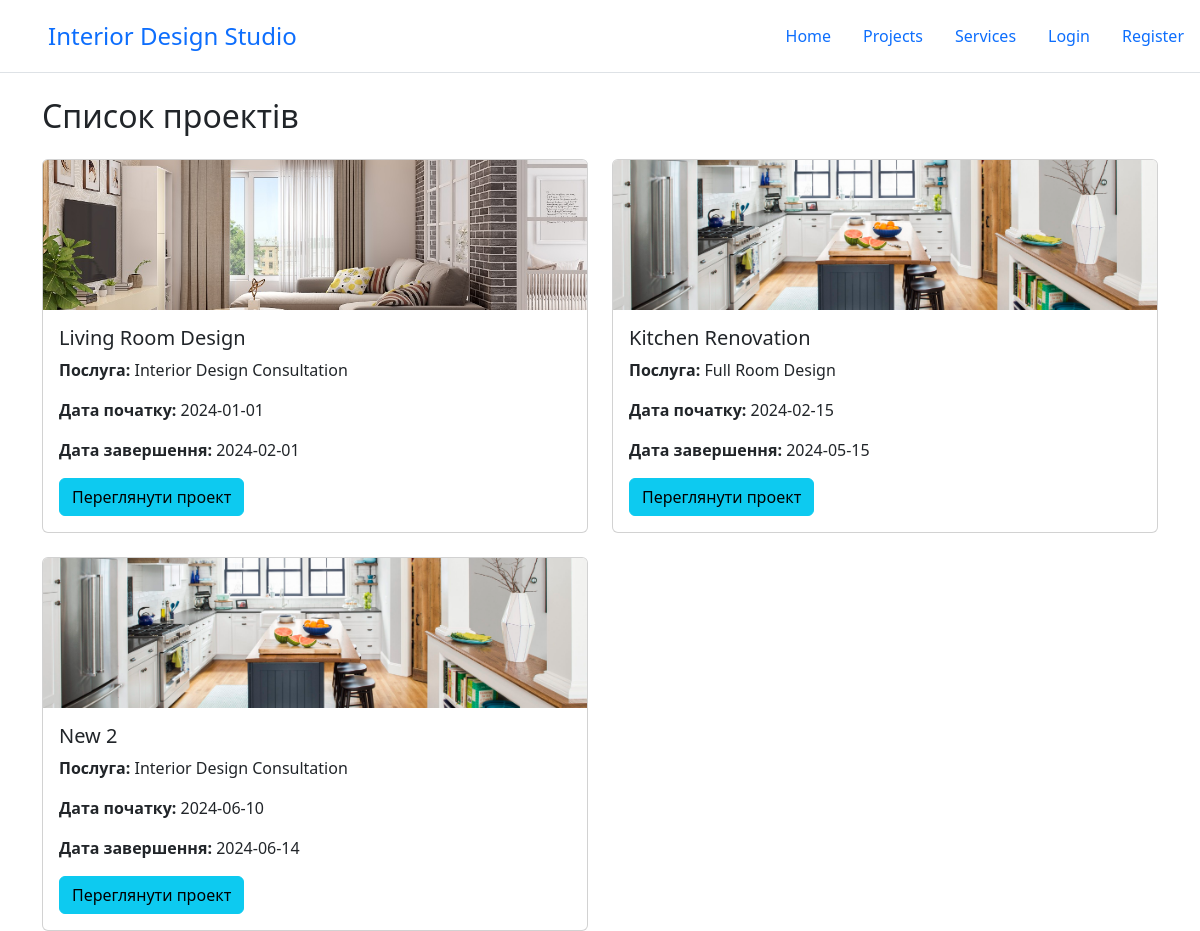
Screenshot of /InteriorDesignStudio/Project/list with the database file from the repository.
### tables this page shows
CREATE TABLE `Projects` (
  `ProjectID` int(11) NOT NULL,
  `CreatorID` int(11) DEFAULT NULL,
  `ClientID` int(11) DEFAULT NULL,
  `ServiceID` int(11) DEFAULT NULL,
  `ProjectName` varchar(100) NOT NULL,
  `StartDate` date DEFAULT NULL,
  `EndDate` date DEFAULT NULL,
  `Status` varchar(50) DEFAULT NULL,
  `Budget` decimal(10,2) DEFAULT NULL,
  `PhotoPath` varchar(255) DEFAULT NULL
);

CREATE TABLE `Services` (
  `ServiceID` int(11) NOT NULL,
  `ServiceName` varchar(100) NOT NULL,
  `Description` text,
  `Price` decimal(10,2) NOT NULL
);

### InteriorDesignStudio/InteriorDesignStudio/core/Template.php (called while the page is built, shortened)
<?php
class Template
{
    protected $path;
    public function __construct($path)
    {
        $this->path = $path;
    }
    public function getHTML() {
        include($this->path);
        $html = ob_get_contents();
        return $html;
    }
}

### InteriorDesignStudio/InteriorDesignStudio/core/Controller.php (called while the page is built, shortened)
<?php
class Controller
{
    public function render($viewPath = null, $params = null) {
        $tpl = new Template($viewPath);
        if (!empty($params))
            $tpl->setParams($params);
        return $tpl->getHTML();
    }
}

### InteriorDesignStudio/InteriorDesignStudio/controllers/ProjectController.php (called while the page is built, shortened)
<?php
class ProjectController extends Controller
{
    public function listAction()
    {
        $projects = Project::getProjects();
        return $this->render('views/project/list.php', ['projects' => $projects]);
    }
}

### InteriorDesignStudio/index.php (called while the page is built, shortened)
<?php
spl_autoload_register(function ($className) {
    $path = $className . '.php';
});
$core = core\Core::getInstance();
$core->Initialize();
$core->Run();
$core->Done();

### InteriorDesignStudio/InteriorDesignStudio/models/Project.php (called while the page is built, shortened)
<?php
class Project
{
    protected static $tableName = 'Projects';
    public static function getProjects()
    {
        $fields = [
            'Projects.ProjectID',
            'Projects.ProjectName',
            'Projects.StartDate',
            'Projects.EndDate',
            'Projects.Status',
            'Projects.Budget',
            'Projects.PhotoPath',
            'UsersCreator.Username AS CreatorUsername',
            'UsersClient.Username AS ClientUsername',
            'Services.ServiceName'
        ];
        $joinArray = [
            [
                'table' => 'Users AS UsersCreator',
                'on' => 'Projects.CreatorID = UsersCreator.UserID',
                'type' => 'LEFT'
            ],
            [
                'table' => 'Users AS UsersClient',
                'on' => 'Projects.ClientID = UsersClient.UserID',
                'type' => 'LEFT'
            ],
            [
                'table' => 'Services',
                'on' => 'Projects.ServiceID = Services.ServiceID',
                'type' => 'LEFT'
            ]
        ];
        return \core\Core::getInstance()->db->selectWithJoin(self::$tableName, $fields, $joinArray);
    }
}

### InteriorDesignStudio/InteriorDesignStudio/core/DB.php (called while the page is built, shortened)
<?php
class DB
{
    protected $pdo;
    public function __construct($hostname, $login, $password, $database) {
        $this->pdo = new \PDO("mysql: host={$hostname};dbname={$database}",
            $login, $password);
    }
    public function selectWithJoin(string $tableName, $fieldsList = "*", $joinArray = [], $conditionArray = null) {
        if (is_array($fieldsList))
            $fieldsListString = implode(', ', $fieldsList);
        $joinPartString = "";
        if (!empty($joinArray)) {
            foreach ($joinArray as $join) {
                $joinType = isset($join['type']) ? $join['type'] : 'INNER';
                $joinPartString .= " {$joinType} JOIN {$join['table']} ON {$join['on']} ";
            }
        }
        $wherePartString = "";
        $res = $this->pdo->prepare(
            "SELECT {$fieldsListString} FROM {$tableName} {$joinPartString} {$wherePartString}");
        $res->execute($conditionArray);
        return $res->fetchAll(\PDO::FETCH_ASSOC);
    }
}

### InteriorDesignStudio/InteriorDesignStudio/models/User.php (called while the page is built, shortened)
<?php
class User
{
    public static function isUserAuthenticated() {
        return isset($_SESSION['user']);
    }
}

### InteriorDesignStudio/views/project/list.php (the view, shortened to what this page needs)
<h2 class="mb-4">Список проектів</h2>
<div class="row row-cols-1 row-cols-md-2 g-4 mb-3">
    <?php foreach ($projects as $project): ?>
        <div class="col">
            <div class="card h-100">
                <img src="/files/projects/<?= htmlspecialchars($project['PhotoPath']) ?>" class="card-img-top" alt="<?= htmlspecialchars($project['ProjectName']) ?>" style="max-height: 150px; object-fit: cover;">
                <div class="card-body">
                    <h5 class="card-title"><?= htmlspecialchars($project['ProjectName']) ?></h5>
                    <p class="card-text"><strong>Послуга:</strong> <?= htmlspecialchars($project['ServiceName']) ?></p>
                    <p class="card-text"><strong>Дата початку:</strong> <?= htmlspecialchars($project['StartDate']) ?></p>
                    <p class="card-text"><strong>Дата завершення:</strong> <?= htmlspecialchars($project['EndDate']) ?></p>
                    <a href="/project/view/<?= $project['ProjectID'] ?>" class="btn btn-info">Переглянути проект</a>
                </div>
            </div>
        </div>
    <?php endforeach; ?>
</div>

### InteriorDesignStudio/themes/light/layout.php (shortened to what this page needs)
<?php
$user = User::isUserAuthenticated() ? User::getCurrentAuthenticatedUser() : null;
?>
<!doctype html>
<html lang="en">
<head>
    <link href="https://cdn.jsdelivr.net/npm/bootstrap@5.2.3/dist/css/bootstrap.min.css" rel="stylesheet">
    <link rel="stylesheet" href="/themes/light/css/style.css" />
</head>
<body>
<header class="d-flex flex-wrap justify-content-between py-3 mb-4 border-bottom">
<a href="/" class="d-flex align-items-center mb-3 mb-md-0 me-md-auto link-body-emphasis text-decoration-none">
        <svg class="bi me-2" width="40" height="32"><use xlink:href="#bootstrap"></use></svg>
        <span class="fs-4">Interior Design Studio</span>
      </a>
    <ul class="nav nav-pills">
        <li class="nav-item"><a href="/" class="nav-link <?= $title === 'Home' ? 'active' : '' ?>">Home</a></li>
        <li class="nav-item"><a href="/Project/list" class="nav-link <?= $title === 'Features' ? 'active' : '' ?>">Projects</a></li>
        <li class="nav-item"><a href="/services/list" class="nav-link <?= $title === 'Pricing' ? 'active' : '' ?>">Services</a></li>
        <?php if ($user): ?>
            <li class="nav-item"><a href="/user/profile" class="nav-link">Welcome, <?= htmlspecialchars(User::getFullName($user)) ?></a></li>
            <li class="nav-item"><a href="/user/logout" class="nav-link">Logout</a></li>
        <?php else: ?>
            <li class="nav-item"><a href="/user/login" class="nav-link">Login</a></li>
            <li class="nav-item"><a href="/user/register" class="nav-link">Register</a></li>
        <?php endif; ?>
    </ul>
</header>
<div class="container vh-100">
    <?= $content ?>
</div>
</body>
</html>

### InteriorDesignStudio/InteriorDesignStudio/core/Core.php (shortened to what this page needs)
<?php
class Core
{
    private static $instance = null;
    public $pageParams;
    private function __construct()
    {
        global $pageParams;
        $this->pageParams = $pageParams;
    }
    public static function getInstance() {
        if (empty(self::$instance)) {
            self::$instance = new self();
        }
        return self::$instance;
    }
    public function Initialize() {
        $this->db = new DB(DATABASE_HOST, DATABASE_LOGIN,
            DATABASE_PASSWORD, DATABASE_BASENAME);
    }
    public function Run() {
        $route = $_GET['route'];
        $routeParts = explode('/', $route);
        $moduleName = strtolower(array_shift($routeParts));
        $actionName = strtolower(array_shift($routeParts));
        $controllerName = '\\controllers\\'.ucfirst($moduleName).'Controller';
        $controllerActionName = $actionName.'Action';
        if (class_exists($controllerName)) {
            $controller = new $controllerName();
            if (method_exists($controller, $controllerActionName)) {
                $actionResult = $controller->$controllerActionName($routeParts);
                $this->pageParams['content'] = $actionResult;
            }
            else {
                $statusCode = 404;
            }
        } else
        {
            $statusCode = 404;
        }
    }
    public function Done() {
        $pathToLayout = 'themes/light/layout.php';
        $tpl = new Template($pathToLayout);
        $tpl->setParams($this->pageParams);
        $html = $tpl->getHTML();
        echo $html;
    }
}

### InteriorDesignStudio/InteriorDesignStudio/themes/light/css/style.css (style rules this page uses)
.bi { vertical-align: -.125em; fill: currentColor; }

### rows the page displays
projects: PhotoPath (picture), ProjectName "Living Room Design", ServiceID.ServiceName "Interior Design Consultation", StartDate "2024-01-01", EndDate "2024-02-01"
projects: PhotoPath (picture), ProjectName "Kitchen Renovation", ServiceID.ServiceName "Full Room Design", StartDate "2024-02-15", EndDate "2024-05-15"
projects: PhotoPath (picture), ProjectName "New 2", ServiceID.ServiceName "Interior Design Consultation", StartDate "2024-06-10", EndDate "2024-06-14"
